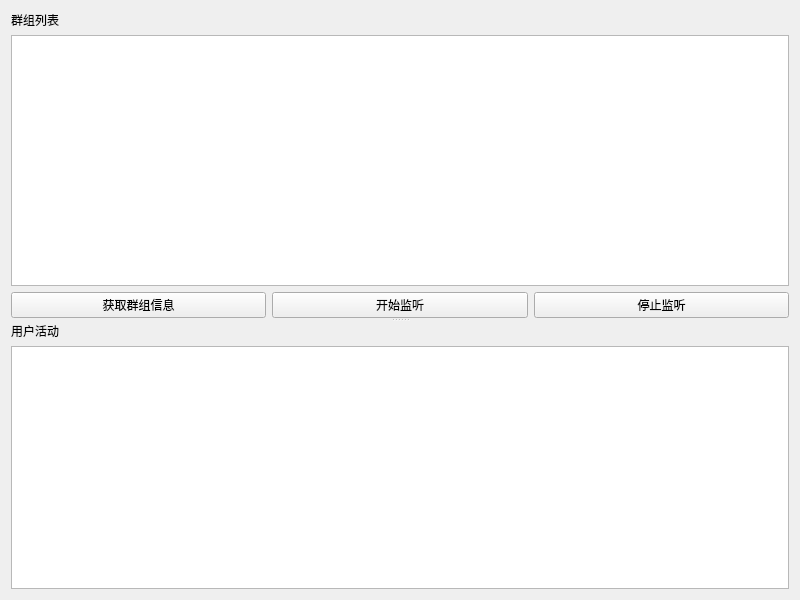
<?xml version="1.0" encoding="UTF-8"?>
<ui version="4.0">
 <class>GroupCollectionTab</class>
 <widget class="QWidget" name="GroupCollectionTab">
  <property name="geometry">
   <rect>
    <x>0</x>
    <y>0</y>
    <width>800</width>
    <height>600</height>
   </rect>
  </property>
  <property name="windowTitle">
   <string>群组采集</string>
  </property>
  <layout class="QVBoxLayout" name="verticalLayout">
   <item>
    <widget class="QSplitter" name="splitter">
     <property name="orientation">
      <enum>Qt::Vertical</enum>
     </property>
     <widget class="QWidget" name="groupWidget" native="true">
      <layout class="QVBoxLayout" name="verticalLayout_2">
       <item>
        <widget class="QLabel" name="label">
         <property name="text">
          <string>群组列表</string>
         </property>
        </widget>
       </item>
       <item>
        <widget class="QTableWidget" name="groupTableWidget">
         <property name="selectionBehavior">
          <enum>QAbstractItemView::SelectRows</enum>
         </property>
        </widget>
       </item>
       <item>
        <layout class="QHBoxLayout" name="horizontalLayout">
         <item>
          <widget class="QPushButton" name="retrieveGroupsButton">
           <property name="text">
            <string>获取群组信息</string>
           </property>
          </widget>
         </item>
         <item>
          <widget class="QPushButton" name="startMonitoringButton">
           <property name="text">
            <string>开始监听</string>
           </property>
          </widget>
         </item>
         <item>
          <widget class="QPushButton" name="stopMonitoringButton">
           <property name="text">
            <string>停止监听</string>
           </property>
          </widget>
         </item>
        </layout>
       </item>
      </layout>
     </widget>
     <widget class="QWidget" name="userActivityWidget" native="true">
      <layout class="QVBoxLayout" name="verticalLayout_3">
       <item>
        <widget class="QLabel" name="label_2">
         <property name="text">
          <string>用户活动</string>
         </property>
        </widget>
       </item>
       <item>
        <widget class="QTableWidget" name="userActivityTableWidget">
         <property name="selectionBehavior">
          <enum>QAbstractItemView::SelectRows</enum>
         </property>
        </widget>
       </item>
      </layout>
     </widget>
    </widget>
   </item>
  </layout>
 </widget>
 <resources/>
 <connections/>
</ui>
